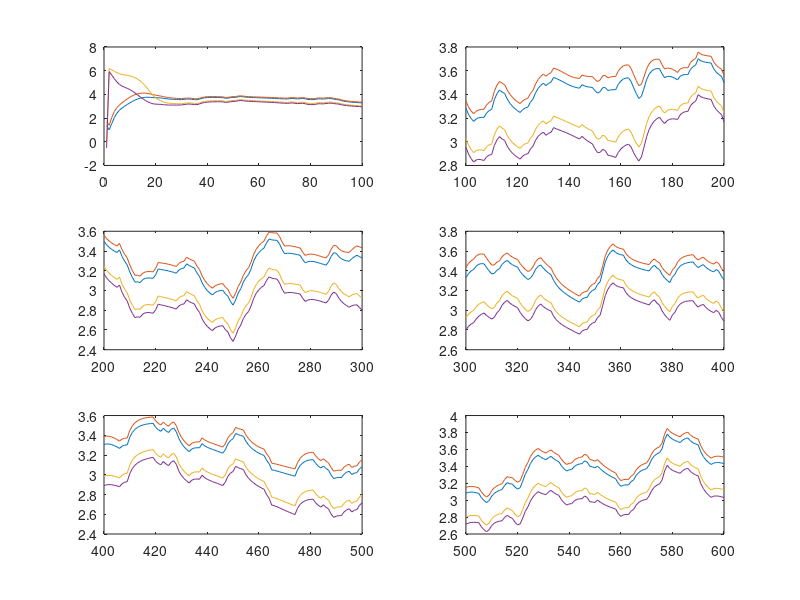
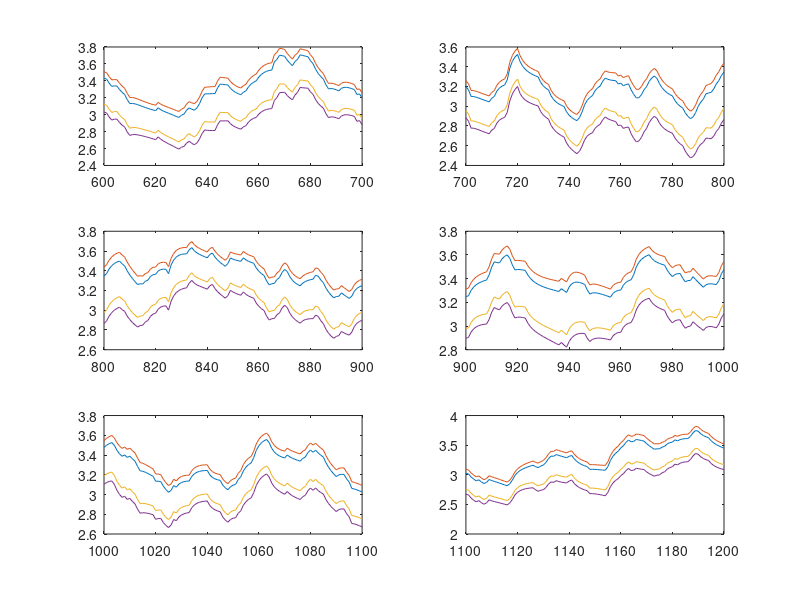

The MATLAB script that drew these images, in order:
%plot theta vs time for 8 different ks
clear;
N=80;
T=1200;
tau=0.1
w = random('Normal',0,1,1,N);
K = [0 0.5 1 1.5 3 4 5 9]
k = zeros(8,10);
for i=1:N
        theta(1,i)=w(i);
end
rx=0;
ry=0;
phi(1)=0;
for i=1:N
    phi(1) = phi(1) + (1/N)*theta(1,i); 
    rx=rx+(1/N)*cos(theta(1,i)); 
    ry=ry+(1/N)*sin(theta(1,i)); 
end    

r(1) = sqrt(rx*rx + ry*ry);
r(2) = r(1);
phi(2)=phi(1);
for t=2:T
    rx=0;
    ry=0;
    phi(t+1)=0;
    for i=1:N
        k(i) = K(mod(i+7,8)+1);
        theta_dot(t,i) = (w(i) + k(i)*r(t)*sin(phi(t)-theta(t-1,i)));
        theta(t,i) = theta(t-1,i) + tau*(w(i) + k(i)*r(t)*sin(phi(t)-theta(t-1,i)));
        theta(t,i) = mod(theta(t,i),2*pi);
        rx=rx+(1/N)*cos(theta(t,i));
        ry=ry+(1/N)*sin(theta(t,i)); 
        phi(t+1) = phi(t+1) + (1/N)*theta(t,i);
    end
    r(t+1) = sqrt(rx*rx + ry*ry);

    hold on
end
t = 1:1:T
j = 1
%no. of oscillators to show
m = 8
%
f = T/12%multiplication factor
figure(1)
title('theta vs t')
subplot(3,2,1)
plot(t((1):(f*j)), theta(t((1):(f*j)),(m:8:32)));
for j =2:6
subplot(3,2,j)
plot(t((f*(j-1)):(f*j)), theta(t((f*(j-1)):(f*j)),(m:8:32)));
end
figure(2)
for j =7:12
subplot(3,2,j-6)
plot(t((f*(j-1)):(f*j)), theta(t((f*(j-1)):(f*j)),(m:8:32)));
end

    
    
    
    
      